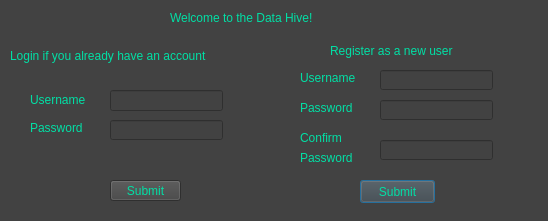
<?xml version="1.0" encoding="UTF-8"?>
<ui version="4.0">
 <class>QtGuiLogin</class>
 <widget class="QDialog" name="QtGuiLogin">
  <property name="geometry">
   <rect>
    <x>0</x>
    <y>0</y>
    <width>548</width>
    <height>221</height>
   </rect>
  </property>
  <property name="windowTitle">
   <string>QtGuiLogin</string>
  </property>
  <property name="styleSheet">
   <string notr="true">background-color: #424242;
font: 75 italic 12pt &quot;Gill Sans MT&quot;;
color: rgb(1, 223, 165);</string>
  </property>
  <widget class="QLabel" name="l_new_pass">
   <property name="enabled">
    <bool>true</bool>
   </property>
   <property name="geometry">
    <rect>
     <x>300</x>
     <y>100</y>
     <width>61</width>
     <height>16</height>
    </rect>
   </property>
   <property name="text">
    <string>Password</string>
   </property>
   <property name="scaledContents">
    <bool>false</bool>
   </property>
  </widget>
  <widget class="QLineEdit" name="le_password_3">
   <property name="geometry">
    <rect>
     <x>380</x>
     <y>140</y>
     <width>113</width>
     <height>20</height>
    </rect>
   </property>
   <property name="styleSheet">
    <string notr="true">color: #ffffff;</string>
   </property>
  </widget>
  <widget class="QPushButton" name="b_register">
   <property name="geometry">
    <rect>
     <x>360</x>
     <y>180</y>
     <width>75</width>
     <height>23</height>
    </rect>
   </property>
   <property name="styleSheet">
    <string notr="true">border-color: rgb(255, 128, 0);</string>
   </property>
   <property name="text">
    <string>Submit</string>
   </property>
  </widget>
  <widget class="QLabel" name="l_register">
   <property name="enabled">
    <bool>true</bool>
   </property>
   <property name="geometry">
    <rect>
     <x>330</x>
     <y>40</y>
     <width>151</width>
     <height>21</height>
    </rect>
   </property>
   <property name="text">
    <string>Register as a new user</string>
   </property>
   <property name="scaledContents">
    <bool>false</bool>
   </property>
  </widget>
  <widget class="QLineEdit" name="le_username_2">
   <property name="geometry">
    <rect>
     <x>380</x>
     <y>70</y>
     <width>113</width>
     <height>20</height>
    </rect>
   </property>
   <property name="styleSheet">
    <string notr="true">color: #ffffff;</string>
   </property>
  </widget>
  <widget class="QLabel" name="l_password">
   <property name="enabled">
    <bool>true</bool>
   </property>
   <property name="geometry">
    <rect>
     <x>30</x>
     <y>120</y>
     <width>71</width>
     <height>16</height>
    </rect>
   </property>
   <property name="text">
    <string>Password</string>
   </property>
   <property name="scaledContents">
    <bool>false</bool>
   </property>
  </widget>
  <widget class="QLabel" name="l_username">
   <property name="enabled">
    <bool>true</bool>
   </property>
   <property name="geometry">
    <rect>
     <x>30</x>
     <y>90</y>
     <width>71</width>
     <height>20</height>
    </rect>
   </property>
   <property name="text">
    <string>Username</string>
   </property>
   <property name="scaledContents">
    <bool>false</bool>
   </property>
  </widget>
  <widget class="QLabel" name="l_header">
   <property name="geometry">
    <rect>
     <x>170</x>
     <y>10</y>
     <width>181</width>
     <height>16</height>
    </rect>
   </property>
   <property name="text">
    <string>Welcome to the Data Hive!</string>
   </property>
  </widget>
  <widget class="QLineEdit" name="le_password_2">
   <property name="geometry">
    <rect>
     <x>380</x>
     <y>100</y>
     <width>113</width>
     <height>20</height>
    </rect>
   </property>
   <property name="styleSheet">
    <string notr="true">color: #ffffff;</string>
   </property>
  </widget>
  <widget class="QPushButton" name="b_login">
   <property name="geometry">
    <rect>
     <x>110</x>
     <y>180</y>
     <width>71</width>
     <height>21</height>
    </rect>
   </property>
   <property name="text">
    <string>Submit</string>
   </property>
  </widget>
  <widget class="QLineEdit" name="le_username">
   <property name="geometry">
    <rect>
     <x>110</x>
     <y>90</y>
     <width>113</width>
     <height>21</height>
    </rect>
   </property>
   <property name="styleSheet">
    <string notr="true">color: #ffffff;</string>
   </property>
  </widget>
  <widget class="QLineEdit" name="le_password">
   <property name="geometry">
    <rect>
     <x>110</x>
     <y>120</y>
     <width>113</width>
     <height>20</height>
    </rect>
   </property>
   <property name="styleSheet">
    <string notr="true">color: #ffffff;</string>
   </property>
  </widget>
  <widget class="QLabel" name="l_new_username">
   <property name="enabled">
    <bool>true</bool>
   </property>
   <property name="geometry">
    <rect>
     <x>300</x>
     <y>70</y>
     <width>71</width>
     <height>16</height>
    </rect>
   </property>
   <property name="text">
    <string>Username</string>
   </property>
   <property name="scaledContents">
    <bool>false</bool>
   </property>
  </widget>
  <widget class="QLabel" name="l_login">
   <property name="enabled">
    <bool>true</bool>
   </property>
   <property name="geometry">
    <rect>
     <x>10</x>
     <y>40</y>
     <width>231</width>
     <height>31</height>
    </rect>
   </property>
   <property name="text">
    <string>Login if you already have an account </string>
   </property>
   <property name="scaledContents">
    <bool>false</bool>
   </property>
  </widget>
  <widget class="QLabel" name="l_new_pass_2">
   <property name="enabled">
    <bool>true</bool>
   </property>
   <property name="geometry">
    <rect>
     <x>300</x>
     <y>130</y>
     <width>51</width>
     <height>16</height>
    </rect>
   </property>
   <property name="text">
    <string>Confirm</string>
   </property>
   <property name="scaledContents">
    <bool>false</bool>
   </property>
  </widget>
  <widget class="QLabel" name="l_new_pass_3">
   <property name="enabled">
    <bool>true</bool>
   </property>
   <property name="geometry">
    <rect>
     <x>300</x>
     <y>150</y>
     <width>61</width>
     <height>16</height>
    </rect>
   </property>
   <property name="text">
    <string>Password</string>
   </property>
   <property name="scaledContents">
    <bool>false</bool>
   </property>
  </widget>
 </widget>
 <layoutdefault spacing="6" margin="11"/>
 <resources>
  <include location="background_res.qrc"/>
 </resources>
 <connections/>
</ui>
